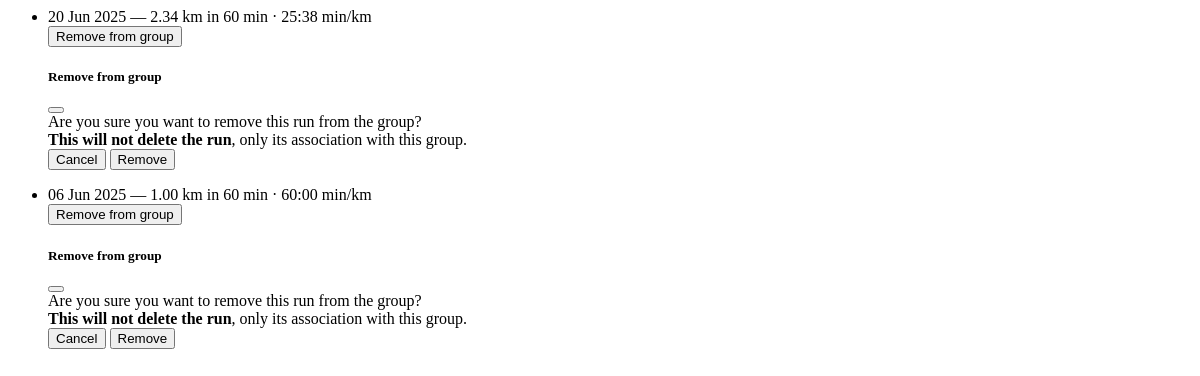
Before: /groups/1/member/1/runs (signed in) with the older database file.
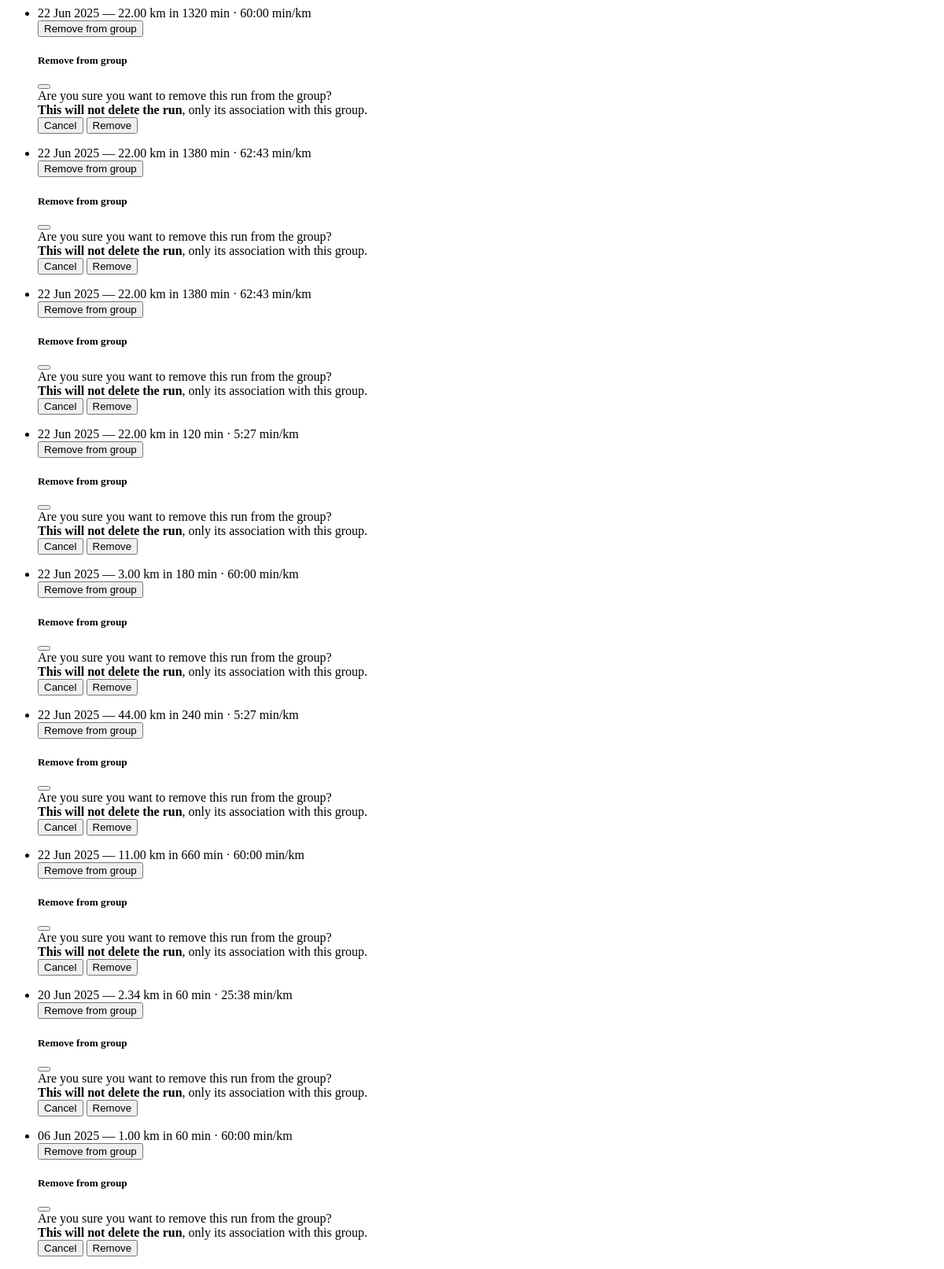
After: the same page with the newer database file.
### app/models.py (models this page shows, shortened)
class Run(db.Model):
    __tablename__ = "runs"
    id = sa.Column(sa.Integer, primary_key=True)
    date = sa.Column(sa.DateTime(timezone=True), index=True)
    distance = sa.Column(Numeric(precision=8, scale=2))  # replaces sa.Integer
    time = sa.Column(sa.Integer)      # seconds (duration)
    pace = sa.Column(sa.Integer)      # seconds per km
    user_id = sa.Column(sa.Integer, sa.ForeignKey("users.id"), index=True)
    user = so.relationship("User", back_populates="runs")
    groups = so.relationship("Group", secondary=run_groups, back_populates="runs")

### app/routes.py (the view)
@app.route('/groups/<int:group_id>/member/<int:user_id>/runs')
@login_required
def get_member_runs(group_id, user_id):
    PER_PAGE = 10
    page = request.args.get('page', 1, type=int)
    group = db.session.get(Group, group_id)
    if not group or current_user not in group.members:
        abort(403)
    runs = db.session.scalars(
        sa.select(Run)
        .join(run_groups, run_groups.c.run_id == Run.id)
        .where(
            Run.user_id == user_id,
            run_groups.c.group_id == group_id
        )
        .order_by(Run.date.desc())
        .limit(PER_PAGE)
        .offset((page - 1) * PER_PAGE)
    ).all()
    run_count = db.session.scalar(
        sa.select(sa.func.count(Run.id))
        .join(run_groups, run_groups.c.run_id == Run.id)
        .where(
            Run.user_id == user_id,
            run_groups.c.group_id == group_id
        )
    )
    pages = (run_count + PER_PAGE - 1) // PER_PAGE
    return render_template(
        "partials/_member_runs.html",
        runs=runs,
        page=page,
        pages=pages,
        user_id=user_id,
        group_id=group_id
    )

### app/models.py (called while the page is built)
@login.user_loader
def load_user(id):
    return db.session.get(User, int(id))

### app/templates/partials/_member_runs.html (shortened to what this page needs)
{% if runs %}
<ul class="list-group">
  {% for run in runs %}
  <li class="list-group-item d-flex justify-content-between align-items-start">
    <div>
      {{ run.date.strftime('%d %b %Y') }} — {{ run.distance }} km in {{ run.time // 60 }} min · {{ "%d:%02d" % (run.pace // 60, run.pace % 60) }} min/km
    </div>
    {% if current_user.id == run.user_id %}
    <button class="btn btn-sm btn-outline-danger ms-3" data-bs-toggle="modal" data-bs-target="#removeModal-{{ run.id }}">
      Remove from group
    </button>
    <div class="modal fade" id="removeModal-{{ run.id }}" tabindex="-1" aria-labelledby="removeModalLabel-{{ run.id }}" aria-hidden="true">
      <div class="modal-dialog">
        <form method="POST" action="{{ url_for('remove_run_from_group', group_id=group_id, run_id=run.id) }}">
          <div class="modal-content">
            <div class="modal-header">
              <h5 class="modal-title" id="removeModalLabel-{{ run.id }}">Remove from group</h5>
              <button type="button" class="btn-close" data-bs-dismiss="modal" aria-label="Close"></button>
            </div>
            <div class="modal-body">
              Are you sure you want to remove this run from the group?<br>
              <strong>This will not delete the run</strong>, only its association with this group.
            </div>
            <div class="modal-footer">
              <button type="button" class="btn btn-secondary" data-bs-dismiss="modal">Cancel</button>
              <button type="submit" class="btn btn-danger">Remove</button>
            </div>
          </div>
        </form>
      </div>
    </div>
    {% endif %}
  </li>
  {% endfor %}
</ul>
{% else %}
<p class="text-muted mt-2">No activity logged.</p>
{% endif %}

Changed rows visible on the page:
added Run: date "22 Jun 2025", distance "22.00", time "1320", pace "60:00"
added Run: date "22 Jun 2025", distance "22.00", time "1380", pace "62:43"
added Run: date "22 Jun 2025", distance "22.00", time "1380", pace "62:43"
added Run: date "22 Jun 2025", distance "22.00", time "120", pace "5:27"
added Run: date "22 Jun 2025", distance "3.00", time "180", pace "60:00"
added Run: date "22 Jun 2025", distance "44.00", time "240", pace "5:27"
added Run: date "22 Jun 2025", distance "11.00", time "660", pace "60:00"
